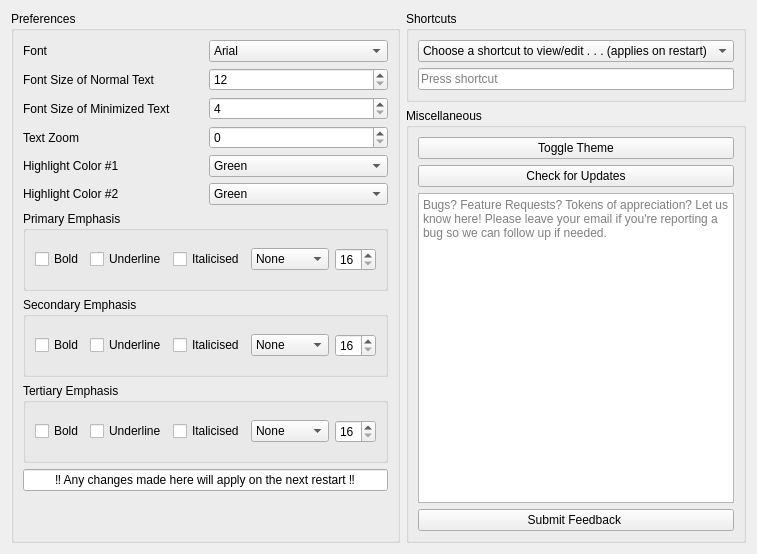
      <widget class="QWidget" name="settings_tab">
       <attribute name="title">
        <string>Settings</string>
       </attribute>
       <layout class="QGridLayout" name="gridLayout_6">
        <item row="1" column="1">
         <widget class="QGroupBox" name="misc_box">
          <property name="styleSheet">
           <string notr="true"/>
          </property>
          <property name="title">
           <string>Miscellaneous</string>
          </property>
          <layout class="QGridLayout" name="gridLayout_8">
           <item row="2" column="0">
            <widget class="QTextEdit" name="feedback">
             <property name="styleSheet">
              <string notr="true"/>
             </property>
             <property name="html">
              <string>&lt;!DOCTYPE HTML PUBLIC &quot;-//W3C//DTD HTML 4.0//EN&quot; &quot;http://www.w3.org/TR/REC-html40/strict.dtd&quot;&gt;
&lt;html&gt;&lt;head&gt;&lt;meta name=&quot;qrichtext&quot; content=&quot;1&quot; /&gt;&lt;style type=&quot;text/css&quot;&gt;
p, li { white-space: pre-wrap; }
&lt;/style&gt;&lt;/head&gt;&lt;body style=&quot; font-family:'MS Shell Dlg 2'; font-size:8.25pt; font-weight:400; font-style:normal;&quot;&gt;
&lt;p style=&quot;-qt-paragraph-type:empty; margin-top:0px; margin-bottom:0px; margin-left:0px; margin-right:0px; -qt-block-indent:0; text-indent:0px;&quot;&gt;&lt;br /&gt;&lt;/p&gt;&lt;/body&gt;&lt;/html&gt;</string>
             </property>
             <property name="placeholderText">
              <string>Bugs? Feature Requests? Tokens of appreciation? Let us know here! Please leave your email if you're reporting a bug so we can follow up if needed.</string>
             </property>
            </widget>
           </item>
           <item row="3" column="0">
            <widget class="QPushButton" name="submit_feedback">
             <property name="styleSheet">
              <string notr="true"/>
             </property>
             <property name="text">
              <string>Submit Feedback </string>
             </property>
            </widget>
           </item>
           <item row="0" column="0">
            <widget class="QPushButton" name="theme">
             <property name="styleSheet">
              <string notr="true"/>
             </property>
             <property name="text">
              <string>Toggle Theme</string>
             </property>
            </widget>
           </item>
           <item row="1" column="0">
            <widget class="QPushButton" name="updates">
             <property name="text">
              <string>Check for Updates</string>
             </property>
            </widget>
           </item>
          </layout>
         </widget>
        </item>
        <item row="0" column="0" rowspan="2">
         <widget class="QGroupBox" name="pref_box">
          <property name="styleSheet">
           <string notr="true"/>
          </property>
          <property name="title">
           <string>Preferences</string>
          </property>
          <layout class="QGridLayout" name="gridLayout">
           <item row="5" column="1">
            <widget class="QComboBox" name="highlight_2">
             <item>
              <property name="text">
               <string>Green</string>
              </property>
             </item>
             <item>
              <property name="text">
               <string>Cyan</string>
              </property>
             </item>
             <item>
              <property name="text">
               <string>Magenta</string>
              </property>
             </item>
             <item>
              <property name="text">
               <string>Blue</string>
              </property>
             </item>
             <item>
              <property name="text">
               <string>Purple</string>
              </property>
             </item>
             <item>
              <property name="text">
               <string>Yellow</string>
              </property>
             </item>
            </widget>
           </item>
           <item row="3" column="0">
            <widget class="QLabel" name="zoom_label">
             <property name="text">
              <string>Text Zoom</string>
             </property>
            </widget>
           </item>
           <item row="2" column="0">
            <widget class="QLabel" name="font_size_min_label">
             <property name="styleSheet">
              <string notr="true"/>
             </property>
             <property name="text">
              <string>Font Size of Minimized Text</string>
             </property>
            </widget>
           </item>
           <item row="7" column="0" colspan="2">
            <widget class="QGroupBox" name="SecondaryEmSettings">
             <property name="minimumSize">
              <size>
               <width>0</width>
               <height>80</height>
              </size>
             </property>
             <property name="maximumSize">
              <size>
               <width>16777215</width>
               <height>80</height>
              </size>
             </property>
             <property name="title">
              <string>Secondary Emphasis</string>
             </property>
             <layout class="QHBoxLayout" name="horizontalLayout_5">
              <item>
               <widget class="QCheckBox" name="secondary_bold">
                <property name="text">
                 <string>Bold</string>
                </property>
               </widget>
              </item>
              <item>
               <widget class="QCheckBox" name="secondary_underline">
                <property name="text">
                 <string>Underline</string>
                </property>
               </widget>
              </item>
              <item>
               <widget class="QCheckBox" name="secondary_italicised">
                <property name="text">
                 <string>Italicised</string>
                </property>
               </widget>
              </item>
              <item>
               <widget class="QComboBox" name="secondary_highlight_2">
                <item>
                 <property name="text">
                  <string>None</string>
                 </property>
                </item>
                <item>
                 <property name="text">
                  <string>Green</string>
                 </property>
                </item>
                <item>
                 <property name="text">
                  <string>Cyan</string>
                 </property>
                </item>
                <item>
                 <property name="text">
                  <string>Magenta</string>
                 </property>
                </item>
                <item>
                 <property name="text">
                  <string>Blue</string>
                 </property>
                </item>
                <item>
                 <property name="text">
                  <string>Purple</string>
                 </property>
                </item>
                <item>
                 <property name="text">
                  <string>Yellow</string>
                 </property>
                </item>
               </widget>
              </item>
              <item>
               <widget class="QSpinBox" name="secondary_size">
                <property name="specialValueText">
                 <string>16</string>
                </property>
                <property name="minimum">
                 <number>1</number>
                </property>
                <property name="maximum">
                 <number>26</number>
                </property>
               </widget>
              </item>
             </layout>
            </widget>
           </item>
           <item row="1" column="0">
            <widget class="QLabel" name="font_size_normal_label">
             <property name="styleSheet">
              <string notr="true"/>
             </property>
             <property name="text">
              <string>Font Size of Normal Text</string>
             </property>
            </widget>
           </item>
           <item row="5" column="0">
            <widget class="QLabel" name="highlight_2_label">
             <property name="text">
              <string>Highlight Color #2</string>
             </property>
            </widget>
           </item>
           <item row="0" column="0">
            <widget class="QLabel" name="font_label">
             <property name="styleSheet">
              <string notr="true"/>
             </property>
             <property name="text">
              <string>Font</string>
             </property>
            </widget>
           </item>
           <item row="4" column="1">
            <widget class="QComboBox" name="highlight_1">
             <item>
              <property name="text">
               <string>Green</string>
              </property>
             </item>
             <item>
              <property name="text">
               <string>Cyan</string>
              </property>
             </item>
             <item>
              <property name="text">
               <string>Magenta</string>
              </property>
             </item>
             <item>
              <property name="text">
               <string>Blue</string>
              </property>
             </item>
             <item>
              <property name="text">
               <string>Purple</string>
              </property>
             </item>
             <item>
              <property name="text">
               <string>Yellow</string>
              </property>
             </item>
            </widget>
           </item>
           <item row="10" column="0" colspan="2">
            <spacer name="preferences_spacer">
             <property name="orientation">
              <enum>Qt::Vertical</enum>
             </property>
             <property name="sizeHint" stdset="0">
              <size>
               <width>20</width>
               <height>40</height>
              </size>
             </property>
            </spacer>
           </item>
           <item row="4" column="0">
            <widget class="QLabel" name="highlight_1_label">
             <property name="text">
              <string>Highlight Color #1</string>
             </property>
            </widget>
           </item>
           <item row="2" column="1">
            <widget class="QSpinBox" name="font_size_min">
             <property name="specialValueText">
              <string>4</string>
             </property>
             <property name="minimum">
              <number>1</number>
             </property>
             <property name="maximum">
              <number>24</number>
             </property>
            </widget>
           </item>
           <item row="8" column="0" colspan="2">
            <widget class="QGroupBox" name="TertiaryEmSettings">
             <property name="minimumSize">
              <size>
               <width>0</width>
               <height>80</height>
              </size>
             </property>
             <property name="maximumSize">
              <size>
               <width>16777215</width>
               <height>80</height>
              </size>
             </property>
             <property name="title">
              <string>Tertiary Emphasis</string>
             </property>
             <layout class="QHBoxLayout" name="horizontalLayout_6">
              <item>
               <widget class="QCheckBox" name="tertiary_bold">
                <property name="text">
                 <string>Bold</string>
                </property>
               </widget>
              </item>
              <item>
               <widget class="QCheckBox" name="tertiary_underline">
                <property name="text">
                 <string>Underline</string>
                </property>
               </widget>
              </item>
              <item>
               <widget class="QCheckBox" name="tertiary_italicised">
                <property name="text">
                 <string>Italicised</string>
                </property>
               </widget>
              </item>
              <item>
               <widget class="QComboBox" name="tertiary_highlight">
                <item>
                 <property name="text">
                  <string>None</string>
                 </property>
                </item>
                <item>
                 <property name="text">
                  <string>Green</string>
                 </property>
                </item>
                <item>
                 <property name="text">
                  <string>Cyan</string>
                 </property>
                </item>
                <item>
                 <property name="text">
                  <string>Magenta</string>
                 </property>
                </item>
                <item>
                 <property name="text">
                  <string>Blue</string>
                 </property>
                </item>
                <item>
                 <property name="text">
                  <string>Purple</string>
                 </property>
                </item>
                <item>
                 <property name="text">
                  <string>Yellow</string>
                 </property>
                </item>
               </widget>
              </item>
              <item>
               <widget class="QSpinBox" name="tertiary_size">
                <property name="specialValueText">
                 <string>16</string>
                </property>
                <property name="minimum">
                 <number>1</number>
                </property>
                <property name="maximum">
                 <number>26</number>
                </property>
               </widget>
              </item>
             </layout>
            </widget>
           </item>
           <item row="3" column="1">
            <widget class="QSpinBox" name="zoom"/>
           </item>
           <item row="0" column="1">
            <widget class="QComboBox" name="font">
             <item>
              <property name="text">
               <string>Arial</string>
              </property>
             </item>
             <item>
              <property name="text">
               <string>Arial Narrow</string>
              </property>
             </item>
             <item>
              <property name="text">
               <string>Calibri</string>
              </property>
             </item>
             <item>
              <property name="text">
               <string>Cambria</string>
              </property>
             </item>
             <item>
              <property name="text">
               <string>Candara</string>
              </property>
             </item>
             <item>
              <property name="text">
               <string>Courier New</string>
              </property>
             </item>
             <item>
              <property name="text">
               <string>Copperplate</string>
              </property>
             </item>
             <item>
              <property name="text">
               <string>Didot</string>
              </property>
             </item>
             <item>
              <property name="text">
               <string>Geneva</string>
              </property>
             </item>
             <item>
              <property name="text">
               <string>Georgia</string>
              </property>
             </item>
             <item>
              <property name="text">
               <string>Garamond</string>
              </property>
             </item>
             <item>
              <property name="text">
               <string>Helvetica</string>
              </property>
             </item>
             <item>
              <property name="text">
               <string>Lucida Bright</string>
              </property>
             </item>
             <item>
              <property name="text">
               <string>Optima</string>
              </property>
             </item>
             <item>
              <property name="text">
               <string>Perpetua</string>
              </property>
             </item>
             <item>
              <property name="text">
               <string>Times</string>
              </property>
             </item>
             <item>
              <property name="text">
               <string>Tahoma</string>
              </property>
             </item>
             <item>
              <property name="text">
               <string>Trebuchet MS</string>
              </property>
             </item>
             <item>
              <property name="text">
               <string>Times New Roman</string>
              </property>
             </item>
             <item>
              <property name="text">
               <string>Verdana</string>
              </property>
             </item>
            </widget>
           </item>
           <item row="1" column="1">
            <widget class="QSpinBox" name="font_size_normal">
             <property name="specialValueText">
              <string>12</string>
             </property>
             <property name="minimum">
              <number>1</number>
             </property>
             <property name="maximum">
              <number>24</number>
             </property>
            </widget>
           </item>
           <item row="6" column="0" colspan="2">
            <widget class="QGroupBox" name="PrimaryEmSettings">
             <property name="minimumSize">
              <size>
               <width>0</width>
               <height>80</height>
              </size>
             </property>
             <property name="maximumSize">
              <size>
               <width>16777215</width>
               <height>80</height>
              </size>
             </property>
             <property name="title">
              <string>Primary Emphasis</string>
             </property>
             <layout class="QHBoxLayout" name="horizontalLayout_4">
              <item>
               <widget class="QCheckBox" name="primary_bold">
                <property name="text">
                 <string>Bold</string>
                </property>
               </widget>
              </item>
              <item>
               <widget class="QCheckBox" name="primary_underline">
                <property name="text">
                 <string>Underline</string>
                </property>
                <property name="tristate">
                 <bool>false</bool>
                </property>
               </widget>
              </item>
              <item>
               <widget class="QCheckBox" name="primary_italicised">
                <property name="text">
                 <string>Italicised</string>
                </property>
               </widget>
              </item>
              <item>
               <widget class="QComboBox" name="primary_highlight_2">
                <item>
                 <property name="text">
                  <string>None</string>
                 </property>
                </item>
                <item>
                 <property name="text">
                  <string>Green</string>
                 </property>
                </item>
                <item>
                 <property name="text">
                  <string>Cyan</string>
                 </property>
                </item>
                <item>
                 <property name="text">
                  <string>Magenta</string>
                 </property>
                </item>
                <item>
                 <property name="text">
                  <string>Blue</string>
                 </property>
                </item>
                <item>
                 <property name="text">
                  <string>Purple</string>
                 </property>
                </item>
                <item>
                 <property name="text">
                  <string>Yellow</string>
                 </property>
                </item>
               </widget>
              </item>
              <item>
               <widget class="QSpinBox" name="primary_size">
                <property name="specialValueText">
                 <string>16</string>
                </property>
                <property name="minimum">
                 <number>1</number>
                </property>
                <property name="maximum">
                 <number>26</number>
                </property>
               </widget>
              </item>
             </layout>
            </widget>
           </item>
           <item row="9" column="0" colspan="2">
            <widget class="QLineEdit" name="warning">
             <property name="styleSheet">
              <string notr="true"/>
             </property>
             <property name="text">
              <string>‼️ Any changes made here will apply on the next restart ‼️</string>
             </property>
             <property name="alignment">
              <set>Qt::AlignCenter</set>
             </property>
             <property name="readOnly">
              <bool>true</bool>
             </property>
            </widget>
           </item>
          </layout>
         </widget>
        </item>
        <item row="0" column="1">
         <widget class="QGroupBox" name="short_box">
          <property name="styleSheet">
           <string notr="true"/>
          </property>
          <property name="title">
           <string>Shortcuts</string>
          </property>
          <layout class="QGridLayout" name="gridLayout_9">
           <item row="1" column="0">
            <widget class="QKeySequenceEdit" name="shortcut_input"/>
           </item>
           <item row="0" column="0">
            <widget class="QComboBox" name="shortcuts">
             <property name="placeholderText">
              <string/>
             </property>
             <item>
              <property name="text">
               <string>Choose a shortcut to view/edit . . . (applies on restart)</string>
              </property>
             </item>
            </widget>
           </item>
          </layout>
         </widget>
        </item>
       </layout>
      </widget>
